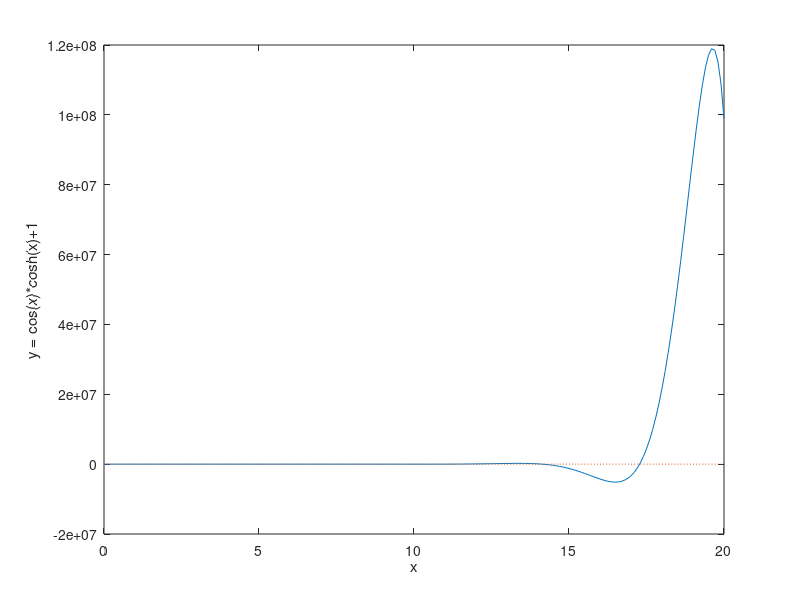

Source code (MATLAB):
% f7_3
% Copyright S. Nakamura, 1995
set(gcf, 'NumberTitle','off','Name', 'Figure 7.3')

clf;clear
x = 0:0.1:20;
y = cos(x).*cosh(x) + 1;
plot(x,y, x, zeros(size(x)),':'); 
xlabel('x'); ylabel('y = cos(x)*cosh(x)+1')
